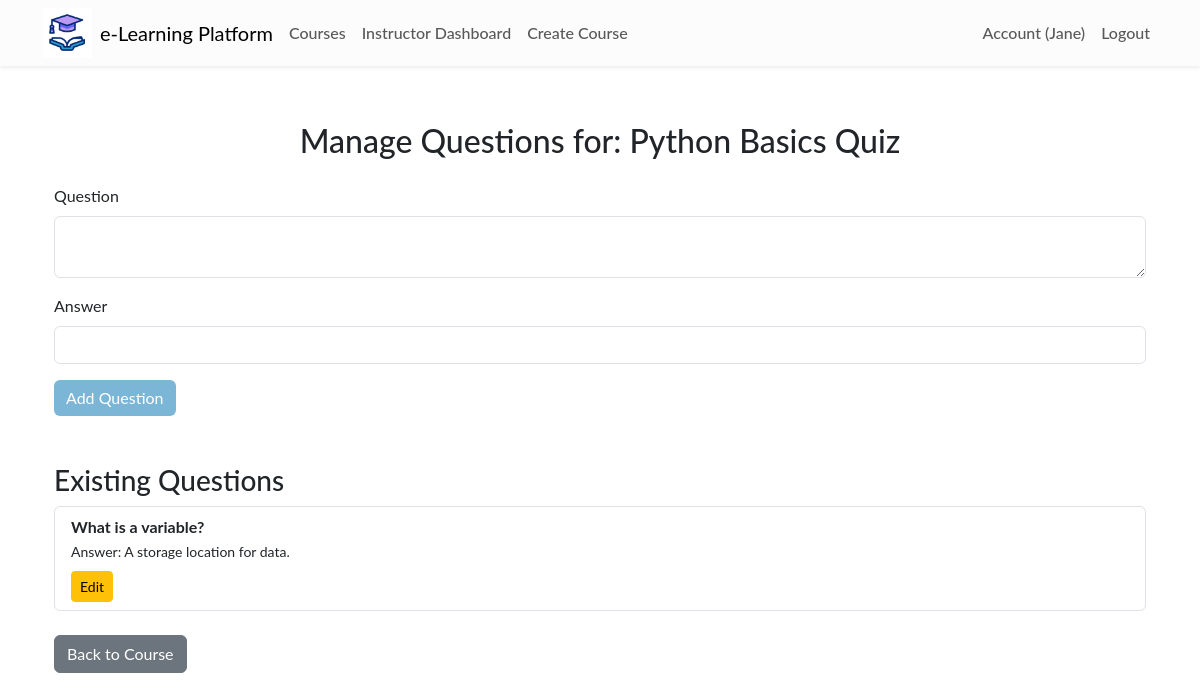
The app's page /courses/quiz/1/questions (signed in) with its own data.
### app/models.py (models this page shows, shortened)
class User(db.Model, UserMixin):
    id = db.Column(db.Integer, primary_key=True)
    name = db.Column(db.String(50), nullable=False)
    email = db.Column(db.String(120), unique=True, nullable=False)
    role = db.Column(db.String(10))  # 'student' or 'instructor'
    password_hash = db.Column(db.String(128), nullable=False)
    created_at = db.Column(db.DateTime, default=datetime.utcnow)
    lesson_completions = db.relationship('LessonCompletion', back_populates='student', cascade="all, delete-orphan")

class Quiz(db.Model):
    id = db.Column(db.Integer, primary_key=True)
    title = db.Column(db.String(100), nullable=False)
    course_id = db.Column(db.Integer, db.ForeignKey('course.id'), nullable=False)
    created_at = db.Column(db.DateTime, default=datetime.utcnow)
    course = db.relationship('Course', backref='quizzes', lazy=True)

class Question(db.Model):
    id = db.Column(db.Integer, primary_key=True)
    question_text = db.Column(db.Text, nullable=False)
    answer = db.Column(db.String(100), nullable=False)
    quiz_id = db.Column(db.Integer, db.ForeignKey('quiz.id'), nullable=False)
    quiz = db.relationship('Quiz', backref='questions', lazy=True)

### app/routes/course.py (the view)
@bp.route('/quiz/<int:quiz_id>/questions', methods=['GET', 'POST'])
@login_required
def view_questions(quiz_id):
    quiz = Quiz.query.get_or_404(quiz_id)
    course = quiz.course
    if current_user.role != 'instructor' or course.teacher_id != current_user.id:
        flash('Only instructors can view and edit questions.', 'danger')
        return redirect(url_for('main.index'))
    form = QuestionForm()
    if form.validate_on_submit():
        question = Question(question_text=form.question_text.data, answer=form.answer.data, quiz_id=quiz.id)
        db.session.add(question)
        db.session.commit()
        flash('Question added successfully!', 'success')
        return redirect(url_for('course.view_questions', quiz_id=quiz.id))
    questions = Question.query.filter_by(quiz_id=quiz.id).all()
    return render_template('course/view_questions.html', form=form, quiz=quiz, questions=questions)

### app/routes/course.py
class QuestionForm(FlaskForm):
    question_text = TextAreaField('Question', validators=[DataRequired()])
    answer = StringField('Answer', validators=[DataRequired()])
    submit = SubmitField('Add Question')

### app/__init__.py (called while the page is built)
def create_app(config_class='config.Config'):
    app = Flask(__name__)
    app.config.from_object(config_class)
    db.init_app(app)
    migrate.init_app(app, db)
    login_manager.init_app(app)
    login_manager.login_view = 'auth.login'
    mail.init_app(app)
    from .models import User
    @login_manager.user_loader
    def load_user(user_id):
        return User.query.get(int(user_id))
    from .routes.main import bp as main_bp
    from .routes.auth import bp as auth_bp
    from .routes.course import bp as course_bp
    from .routes.admin import bp as admin_bp
    from .routes.payment import bp as payment_bp
    app.register_blueprint(main_bp)
    app.register_blueprint(auth_bp)
    app.register_blueprint(course_bp)
    app.register_blueprint(admin_bp)
    app.register_blueprint(payment_bp)
    return app

### app/templates/course/view_questions.html (shortened to what this page needs)
{% extends 'layout.html' %}
{% block content %}
<div class="container mt-5">
    <h2 class="mb-4 text-center">Manage Questions for: {{ quiz.title }}</h2>
    <form method="POST">
        <div class="mb-3">
            <label for="question_text" class="form-label">{{ form.question_text.label }}</label>
            {{ form.question_text(class="form-control") }}
        </div>
        <div class="mb-3">
            <label for="answer" class="form-label">{{ form.answer.label }}</label>
            {{ form.answer(class="form-control") }}
        </div>
        <div class="mb-3">
            {{ form.submit(class="btn btn-primary") }}
        </div>
    </form>
    <h3 class="mt-5">Existing Questions</h3>
    <ul class="list-group">
        {% for question in questions %}
        <li class="list-group-item">
            <strong>{{ question.question_text }}</strong><br>
            <small>Answer: {{ question.answer }}</small><br>
            <a href="{{ url_for('course.edit_question', question_id=question.id) }}" class="btn btn-warning btn-sm mt-2">Edit</a>
        </li>
        {% endfor %}
    </ul>
    <a href="{{ url_for('course.course_details', course_id=quiz.course.id) }}" class="btn btn-secondary mt-4">Back to Course</a>
</div>
{% endblock %}

### app/templates/layout.html (shortened to what this page needs)
<!DOCTYPE html>
<html lang="en">
<head>
  <link href="https://cdn.jsdelivr.net/npm/bootstrap@5.3.3/dist/css/bootstrap.min.css" rel="stylesheet"
 />
    <link rel="stylesheet" href="https://cdnjs.cloudflare.com/ajax/libs/font-awesome/6.0.0-beta3/css/all.min.css">
  <link rel="stylesheet" href="{{ url_for('static', filename='css/main.css') }}" />
</head>
<body>
  <nav class="navbar navbar-expand-lg navbar-light bg-light-subtle shadow-sm sticky-top">
    <div class="container ">
      <img width="50px" src="{{ url_for('static', filename='/img/icone.gif') }}" alt="">
      <a class="navbar-brand mx-2" href="{{ url_for('main.index') }}">e-Learning Platform</a>
      <div class="collapse navbar-collapse" id="navbarNav">
        <ul class="navbar-nav me-auto mb-2 mb-lg-0">
          <li class="nav-item">
            <a class="nav-link" href="{{ url_for('course.list_courses') }}">Courses</a>
          </li>
          {% if current_user.is_authenticated %}
          {% if current_user.role == 'instructor' %}
          <li class="nav-item">
            <a class="nav-link" href="{{ url_for('course.instructor_dashboard') }}">Instructor Dashboard</a>
          </li>
          <li class="nav-item">
            <a class="nav-link" href="{{ url_for('course.create_course') }}">Create Course</a>
          </li>
          {% elif current_user.role == 'student' %}
          <li class="nav-item">
            <a class="nav-link" href="{{ url_for('course.student_dashboard') }}">Student Dashboard</a>
          </li>
          {% elif current_user.role == 'admin' %}
          <li class="nav-item">
            <a class="nav-link" href="{{ url_for('admin.admin') }}">Admin Dashboard</a>
          </li>
          <li><a class="nav-link" href="{{ url_for('admin.manage_users') }}">Manage Users</a></li>
          <li><a class="nav-link" href="{{ url_for('course.add_category') }}">Manage Category</a></li>
          {% endif %}
          {% endif %}
        </ul>
        <ul class="navbar-nav ms-auto">
          {% if current_user.is_authenticated %}
          <li class="nav-item">
            <a class="nav-link" href="{{ url_for('auth.account') }}">Account ({{ current_user.name }})</a>
          </li>
          <li class="nav-item">
            <a class="nav-link" href="{{ url_for('auth.logout') }}">Logout</a>
          </li>
          {% endif %}
        </ul>
      </div>
    </div>
  </nav>
  <div class="container mt-2">{% include 'flash_msg.html' %} {% block content %}{% endblock %}</div>
</body>
</html>

### app/static/css/main.css (style rules this page uses)
:root { --vert: #7b9b2b; --roze: #fc83cd33; --blue: #0b76b488; }
* { font-family: 'Lato', sans-serif; }
.nav-link { font-weight: 500; position: relative; border: none; }
@media (min-width: 768px) { .nav-link { font-size: 1rem; } }
@media (min-width: 768px) { .nav-link::before { content: ''; position: absolute; bottom: 0; left: 50%; transform: translatex(-50%); width: 0%; height: 2px; background-color: var(--blue); visibility: hidden; transition: 0.3s ease-in-out; } }
.btn-primary { background-color: var(--blue) ; border: none; }

### records on screen
User: name "Jane"
Quiz: title "Python Basics Quiz"
Question: question_text "What is a variable?", answer "A storage location for data."
